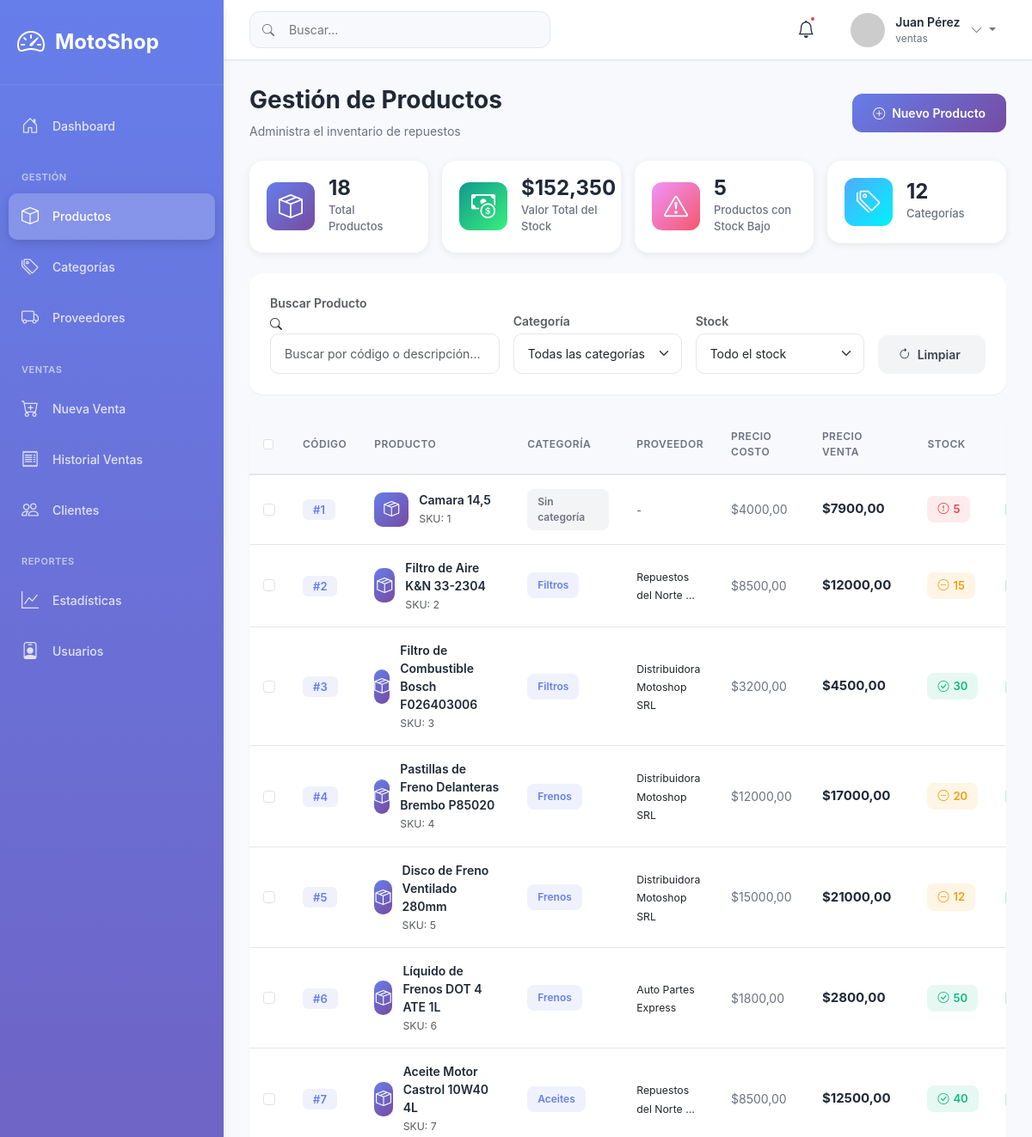
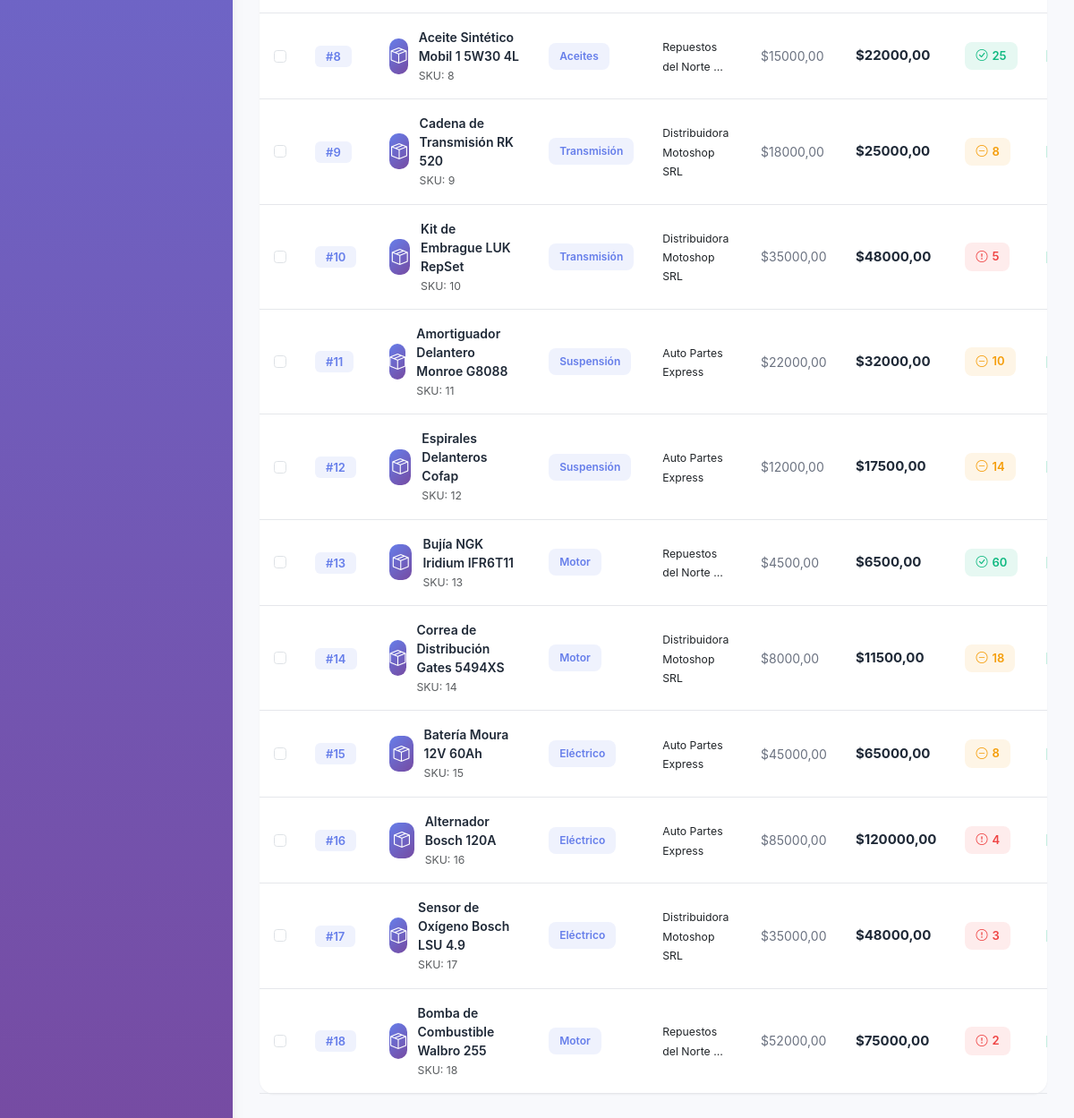
/inventario/productos/ (signed in), run on an earlier commit of the app's database (2 pictures, top to bottom).
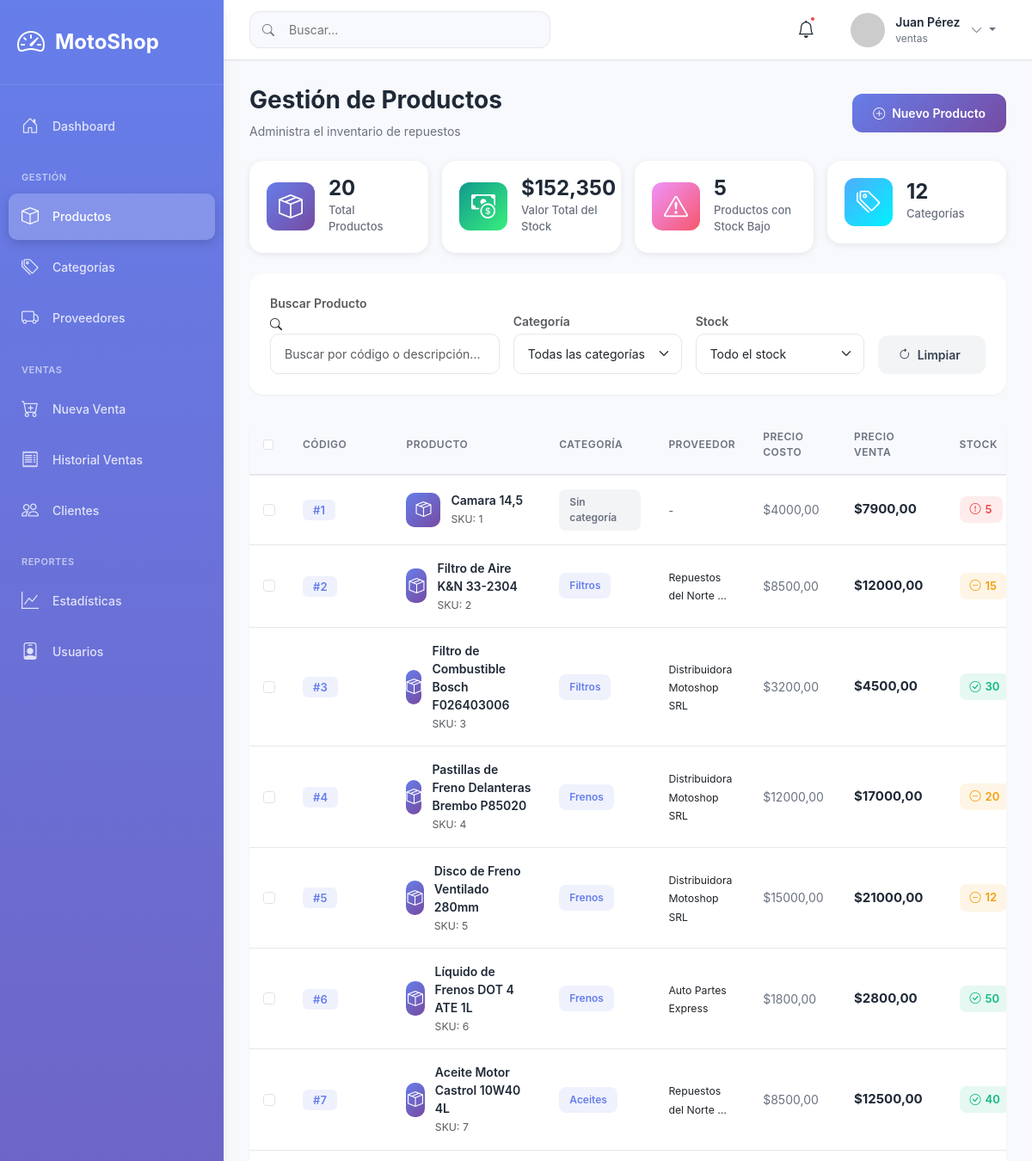
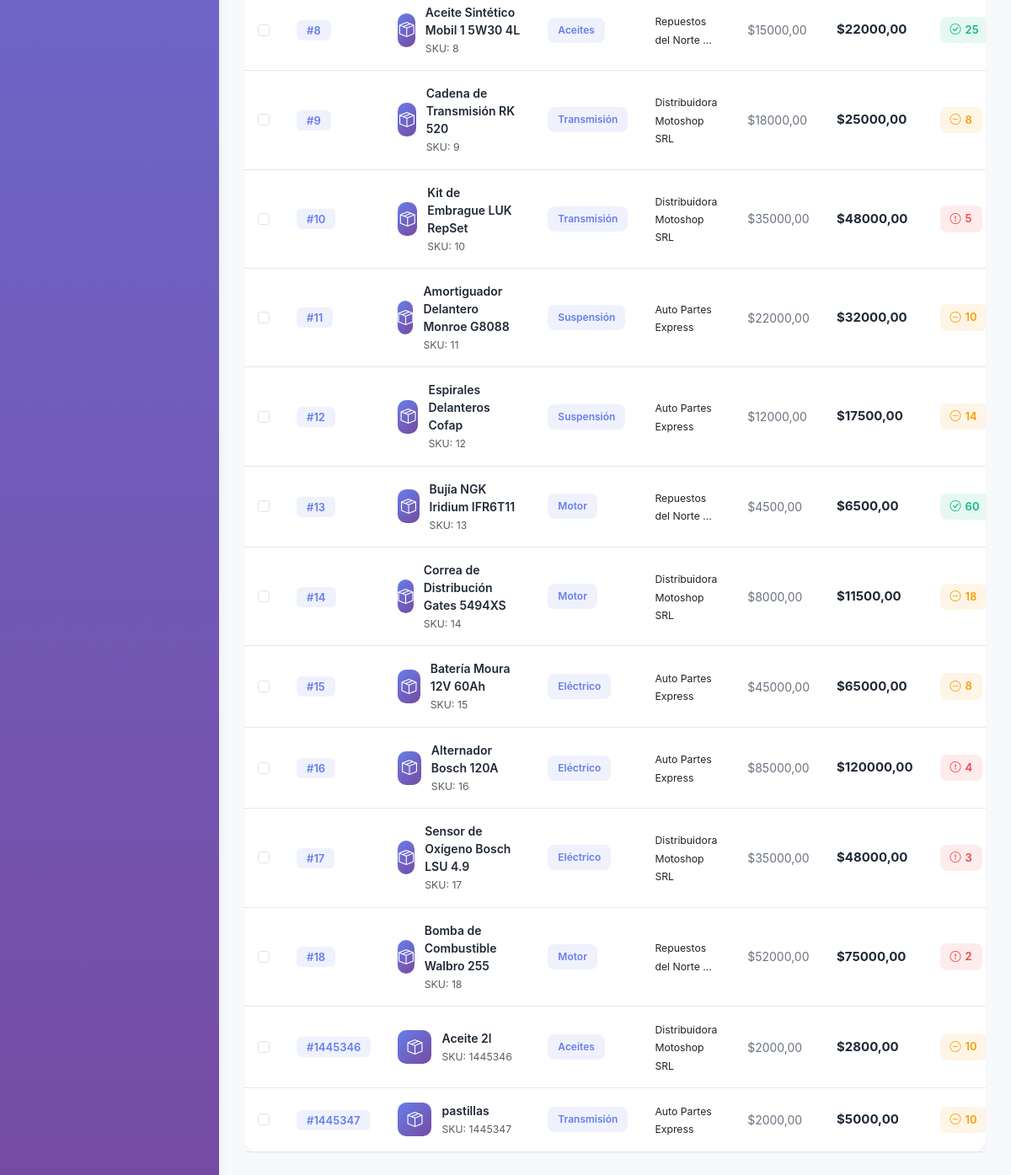
And on a later commit of the database (2 pictures, top to bottom).
### apps/inventario/models.py (models this page shows, shortened)
class Producto(models.Model):
    codigo = models.IntegerField(unique=True)
    descripcion = models.TextField(blank=True, null=True)
    precio_costo = models.DecimalField(max_digits=10, decimal_places=2)
    precio_venta = models.DecimalField(max_digits=10, decimal_places=2)
    stock = models.IntegerField(default=0)
    stock_minimo = models.IntegerField(default=5, help_text='Stock mínimo para alertas')
    categoria = models.ForeignKey(Categoria, on_delete=models.SET_NULL, null=True, blank=True)
    proveedor = models.ForeignKey(Proveedor, on_delete=models.SET_NULL, null=True, blank=True)
    estado = models.IntegerField(default=1)
    class Meta:
        db_table = 'productos'
        verbose_name = 'Producto'
        verbose_name_plural = 'Productos'
    @property
    def margen_ganancia(self):
        if self.precio_costo > 0:
            return ((self.precio_venta - self.precio_costo) / self.precio_costo) * 100
        return 0

class Categoria(models.Model):
    nombre = models.CharField(max_length=200, unique=True)
    estado = models.IntegerField(default=1)
    class Meta:
        db_table = 'categorias'
        verbose_name = 'Categoría'
        verbose_name_plural = 'Categorías'

class Proveedor(models.Model):
    CONDICIONES_IVA = [
        ('Responsable Inscripto', 'Responsable Inscripto'),
        ('Monotributista', 'Monotributista'),
        ('Exento', 'Exento'),
        ('Consumidor Final', 'Consumidor Final'),
    ]
    razon_social = models.CharField(max_length=200)
    codigo_proveedor = models.IntegerField(unique=True)
    cuit = models.CharField(max_length=13, unique=True)
    nombre_contacto = models.CharField(max_length=200, blank=True, null=True)
    telefono = models.CharField(max_length=20, blank=True, null=True)
    direccion = models.TextField(blank=True, null=True)
    email = models.EmailField(blank=True, null=True)
    condicion_iva = models.CharField(max_length=50, choices=CONDICIONES_IVA)
    estado = models.IntegerField(default=1)
    class Meta:
        db_table = 'proveedores'
        verbose_name = 'Proveedor'
        verbose_name_plural = 'Proveedores'

### apps/inventario/views.py (the view)
# urls.py: path('productos/', views.lista_productos, name='lista_productos'),
@login_required
def lista_productos(request):
    productos = Producto.objects.filter(estado=1).select_related('categoria', 'proveedor')
    productos_stock_bajo = productos.filter(stock__lte=models.F('stock_minimo')).count()
    context = {
        'productos': productos,
        'productos_stock_bajo': productos_stock_bajo,
    }
    return render(request, 'inventario/lista_productos.html', context)

### templates/inventario/lista_productos.html (shortened to what the changed rows need)
{% extends 'base.html' %}
{% block content %}
<div class="page-header mb-4">
    <div class="d-flex justify-content-between align-items-center">
        <div>
            <h1 class="page-title">Gestión de Productos</h1>
        </div>
    </div>
</div>
<div class="row g-3 mb-4">
    <div class="col-6 col-md-3">
        <div class="stat-card stat-card-purple">
            <div class="stat-content">
                <div class="stat-value">{{ productos|length }}</div>
                <div class="stat-label">Total Productos</div>
            </div>
        </div>
    </div>
</div>
<div class="card">
    <div class="card-body p-0">
        <div class="table-responsive">
            <table class="modern-table" id="tablaProductos">
                <thead>
                    <tr>
                        <th>
                            <input type="checkbox" class="form-check-input">
                        </th>
                        <th>CÓDIGO</th>
                        <th>PRODUCTO</th>
                        <th>CATEGORÍA</th>
                        <th>PROVEEDOR</th>
                        <th>PRECIO COSTO</th>
                        <th>PRECIO VENTA</th>
                        <th>STOCK</th>
                        <th>MARGEN</th>
                    </tr>
                </thead>
                <tbody>
                    {% for producto in productos %}
                    <tr class="producto-row"
                        data-producto-id="{{ producto.id }}"
                        data-codigo="{{ producto.codigo }}"
                        data-descripcion="{{ producto.descripcion }}"
                        data-categoria="{{ producto.categoria.nombre|default:'' }}"
                        data-stock="{{ producto.stock }}"
                        data-precio-costo="{{ producto.precio_costo }}"
                        data-precio-venta="{{ producto.precio_venta }}"
                        data-categoria-id="{{ producto.categoria.id|default:'' }}"
                        data-proveedor-id="{{ producto.proveedor.id|default:'' }}"
                        data-proveedor="{{ producto.proveedor.razon_social|default:'Sin proveedor' }}"
                        data-margen="{{ producto.margen_ganancia|floatformat:1 }}"
                        data-stock-minimo="{{ producto.stock_minimo }}">
                        <td>
                            <input type="checkbox" class="form-check-input">
                        </td>
                        <td>
                            <span class="code-badge">#{{ producto.codigo }}</span>
                        </td>
                        <td>
                            <div class="product-info">
                                <div class="product-avatar">
                                    <i class="bi bi-box-seam"></i>
                                </div>
                                <div>
                                    <div class="product-name">{{ producto.descripcion|truncatewords:10 }}</div>
                                    <small class="text-muted">SKU: {{ producto.codigo }}</small>
                                </div>
                            </div>
                        </td>
                        <td>
                            {% if producto.categoria %}
                                <span class="badge-modern" style="background: rgba(102, 126, 234, 0.1); color: #667eea;">
                                    {{ producto.categoria.nombre }}
                                </span>
                            {% else %}
                                <span class="badge-modern" style="background: #f3f4f6; color: #6b7280;">
                                    Sin categoría
                                </span>
                            {% endif %}
                        </td>
                        <td>
                            {% if producto.proveedor %}
                                <small>{{ producto.proveedor.razon_social|truncatewords:3 }}</small>
                            {% else %}
                                <small class="text-muted">-</small>
                            {% endif %}
                        </td>
                        <td>
                            <span class="price-text">${{ producto.precio_costo }}</span>
                        </td>
                        <td>
                            <strong class="price-text-strong">${{ producto.precio_venta }}</strong>
                        </td>
                        <td>
                            {% if producto.stock <= producto.stock_minimo %}
                                <span class="stock-badge stock-low">
                                    <i class="bi bi-exclamation-circle"></i>
                                    {{ producto.stock }}
                                </span>
                            {% elif producto.stock <= producto.stock_minimo|add:"15" %}
                                <span class="stock-badge stock-medium">
                                    <i class="bi bi-dash-circle"></i>
                                    {{ producto.stock }}
                                </span>
                            {% else %}
                                <span class="stock-badge stock-high">
                                    <i class="bi bi-check-circle"></i>
                                    {{ producto.stock }}
                                </span>
                            {% endif %}
                        </td>
                        <td>
                        </td>
                    </tr>
                    {% endfor %}
                </tbody>
            </table>
        </div>
    </div>
</div>
                                {% regroup productos by categoria as categoria_list %}
                                {% regroup productos by proveedor as proveedor_list %}
{% endblock %}

What changed in the data, as far as the page shows it:
added Producto: codigo "1445346", descripcion "Aceite 2l", categoria.nombre "Aceites", proveedor.razon_social "Distribuidora Motoshop SRL", precio_costo "2000,00", precio_venta "2800,00", stock "10"
added Producto: codigo "1445347", descripcion "pastillas", categoria.nombre "Transmisión", proveedor.razon_social "Auto Partes Express", precio_costo "2000,00", precio_venta "5000,00", stock "10"
Also different on the page:
{{ productos|length }}: "18" → "20"
